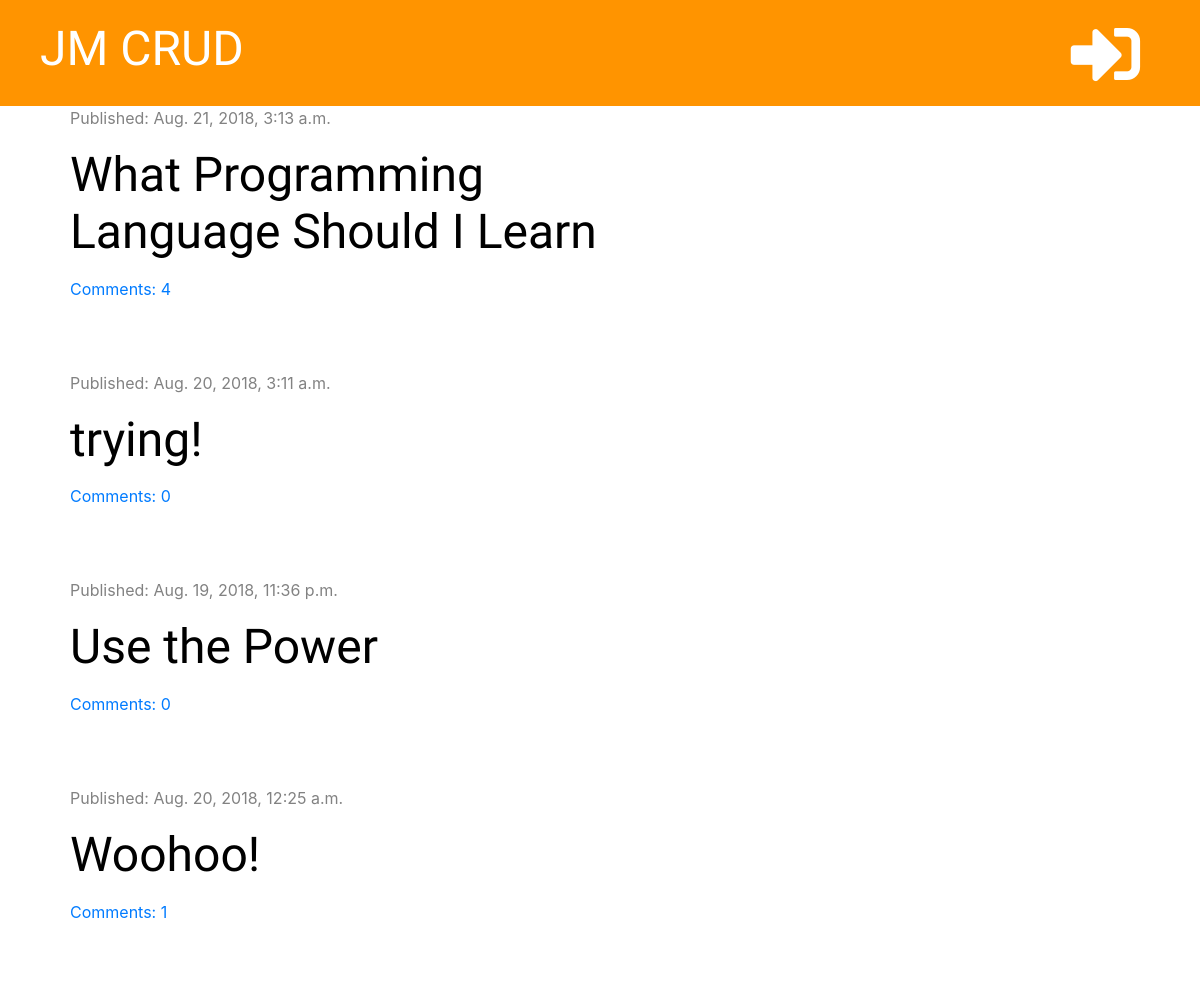
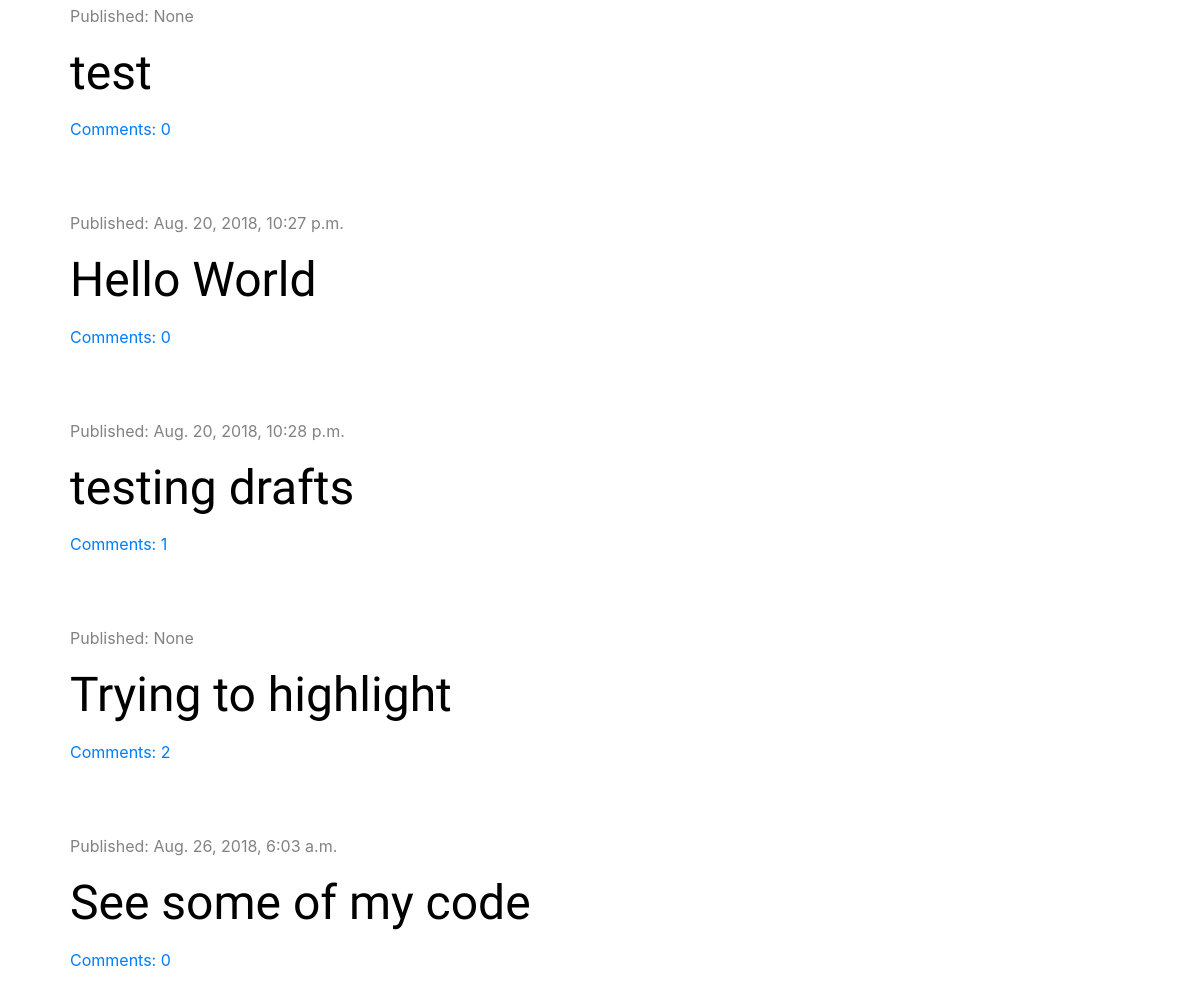
/, run on an earlier commit of the app's database (2 pictures, top to bottom).
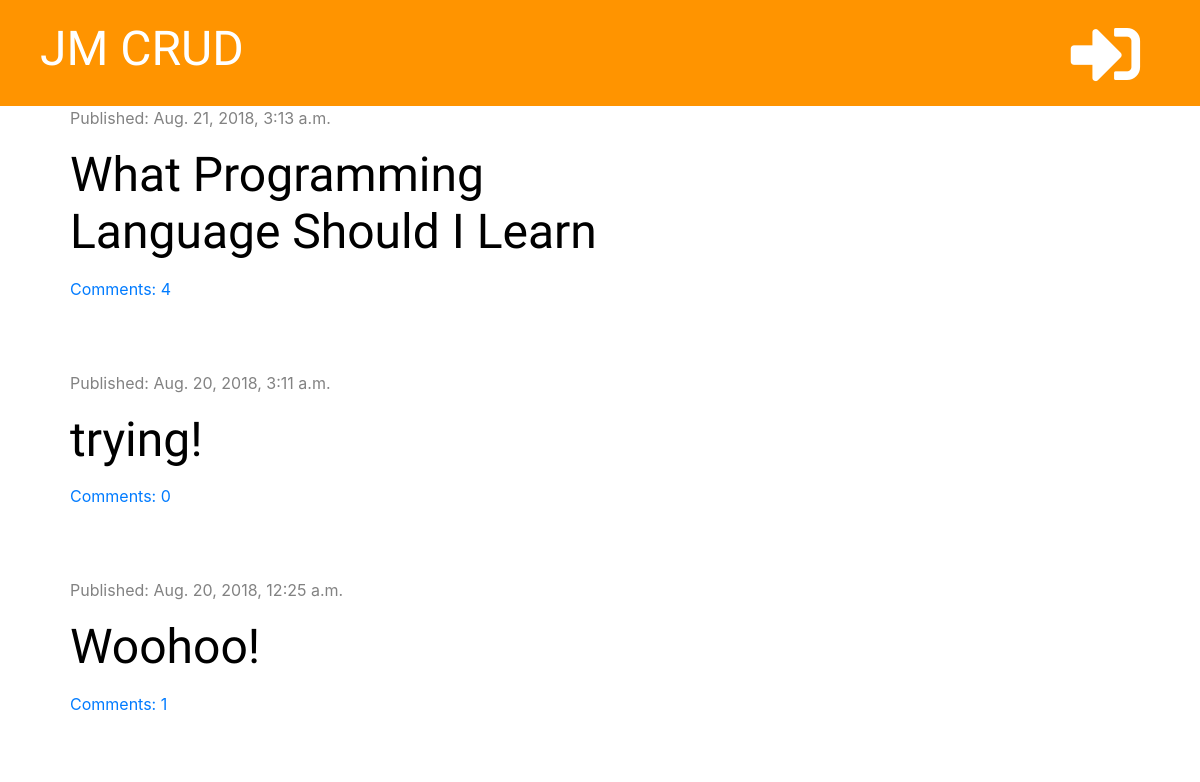
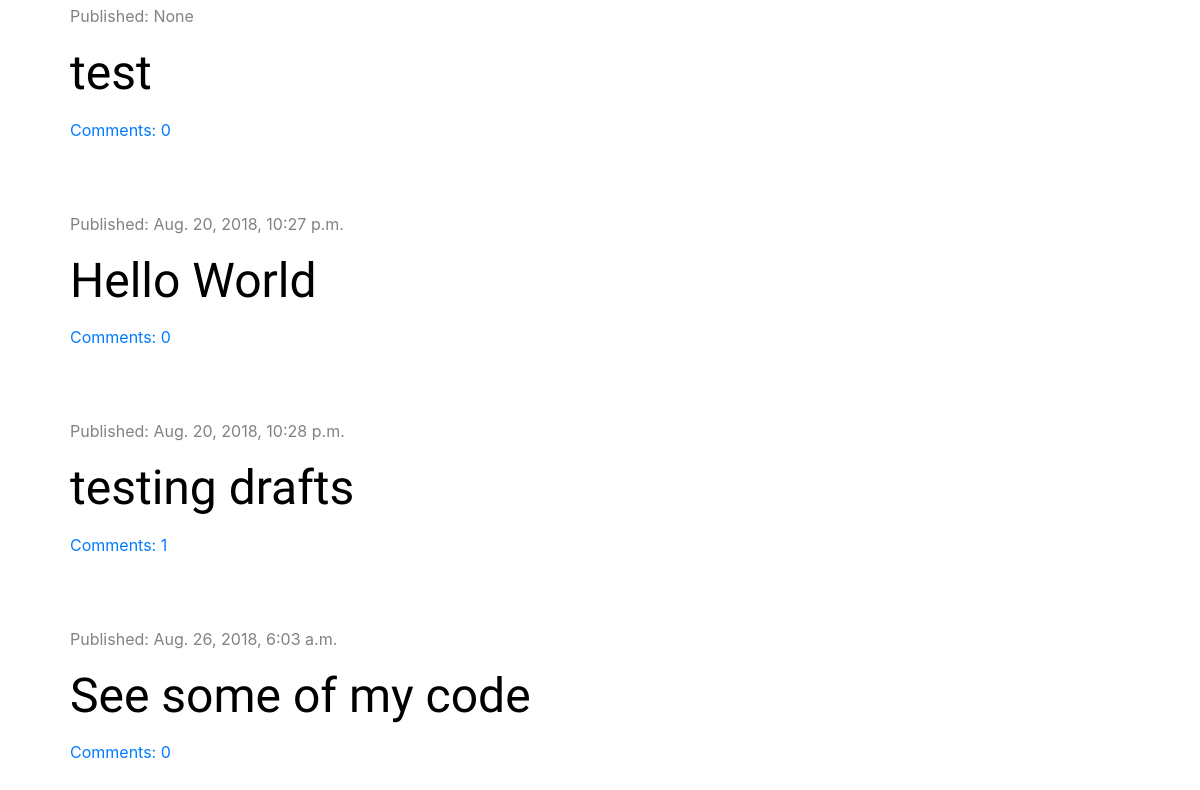
And on a later commit of the database (2 pictures, top to bottom).
### blog/models.py (models this page shows, shortened)
class Post(models.Model):
    author = models.ForeignKey('auth.User', on_delete=models.CASCADE)
    title = models.CharField(max_length=200)
    text = models.TextField()
    created_date = models.DateTimeField(default=timezone.now)
    published_date = models.DateTimeField(blank=True, null=True)
    def approved_comments(self):
        return self.comments.filter(approved=True)

### blog/views.py (the view)
# urls.py: path('', views.post_list, name='post_list'),
def post_list(request):
    posts = Post.objects.all()
    stuff_for_frontend = {'posts': posts}
    return render(request, 'blog/post_list.html', stuff_for_frontend)

### blog/templatetags/markdownify.py (called while the page is built)
@register.filter
def markdown(value):
    renderer = HighlightRenderer()
    markdown = mistune.Markdown(renderer=renderer)
    return markdown(value)

### blog/templates/blog/post_list.html (shortened to what this page needs)
{% extends 'blog/base.html' %}
{% load markdownify %}
{% block content %}
      {% for post in posts %}
        <div class="post">
          <div class="date">
            <p>Published: {{post.published_date }}</p>
          </div>
            <h1><a href="{% url 'post_detail' pk=post.pk %}">{{ post.title }}</a></h1>
            <a href="{% url 'post_detail' pk=post.pk %}">Comments: {{ post.approved_comments.count }}</a>
        </div>
      {% endfor %}
{% endblock %}

### blog/templates/blog/base.html (shortened to what this page needs)
{% load staticfiles %}
<!DOCTYPE html>
<html>
  <head>
    <link href="https://stackpath.bootstrapcdn.com/bootstrap/4.1.3/css/bootstrap.min.css" rel="stylesheet">
    <link rel="stylesheet" href="{% static 'css/blog.css' %}">
    <link rel="stylesheet" href="{% static 'css/zenburn.css' %}">
    <link rel="stylesheet" href="https://use.fontawesome.com/releases/v5.2.0/css/all.css">
  </head>
  <body>
    <div class="page-header">
        {% if user.is_authenticated %}
          <a href="{% url 'post_draft_list' %}" class="top-menu"><i class="fab fa-firstdraft fa-2x"></i></a>
          <a href="{% url 'post_new' %}" class="top-menu"><i class="fas fa-plus fa-2x" style=color: white;></i></a>
          <p class="top-menu"> Hello, {{ user.username }} <a href="{% url 'logout' %}">Log out</a></p>
        {% else %}
        <a href="{% url 'login' %}" class="top-menu"><i class="fas fa-sign-in-alt fa-2x"></i></a>
        {% endif %}
        <h1><a href="{% url "post_list" %}">JM CRUD</a></h1>
    </div>
  <div class="content container">
    <div class="row">
      <div class="col-md-8">
          {% block content %}
          {% endblock %}
    </div>
    </div>
  </div>
  </body>
</html>

### blog/static/css/blog.css (style rules this page uses)
.page-header { background-color: #ff9400; margin-top: 0; padding: 20px 20px 20px 40px; }
.page-header h1, .page-header h1 a { color: #ffffff; font-size: 36pt; text-decoration: none; }
.content { margin-left: 40px; }
h1, h2, h3, h4 { font-family: 'Tangerine', 'Inconsolata', 'Droid Sans', serif; font-size: 48px; }
.date { color: #828282; }
.post { margin-bottom: 70px; }
.post h1 a { color: #000000; }
.top-menu, .top-menu:hover { color: #ffffff; float: right; font-size: 26pt; margin-right: 20px; padding: 0px 20px 20px 40px; }

What changed in the data, as far as the page shows it:
removed Post: published_date "Aug. 19, 2018, 11:36 p.m.", title "Use the Power", approved_comments.count "0"
removed Post: published_date "None", title "Trying to highlight", approved_comments.count "2"
